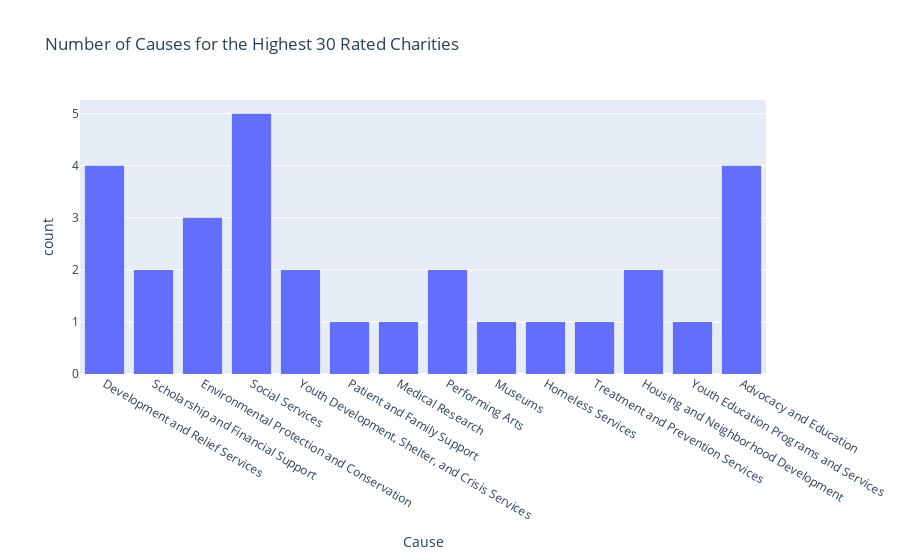

This figure's notebook cell:
### Markdown cell above
# Below are the plotly versions of the graphs I made above. One thing to note is that for some reason they don't show up on Github so you would have to download the library and run it yourself

### Code cell
px.histogram(data_frame = df.nlargest(30, 'Overall Rating'), x = 'Cause', title = 'Number of Causes for the Highest 30 Rated Charities')

### Figure 1 — Plotly figure (JSON) as saved in the notebook; plotly's stock layout.template omitted (floating-point values rounded to 4 significant figures)
{"data": [{"alignmentgroup": "True", "bingroup": "x", "hovertemplate": "Cause=%{x}<br>count=%{y}<extra></extra>", "legendgroup": "", "marker": {"color": "#636efa", "pattern": {"shape": ""}}, "name": "", "offsetgroup": "", "orientation": "v", "showlegend": false, "type": "histogram", "x": ["Development and Relief Services", "Scholarship and Financial Support", "Environmental Protection and Conservation", "Social Services", "Youth Development, Shelter, and Crisis Services", "Development and Relief Services", "Patient and Family Support", "Medical Research", "Performing Arts", "Youth Development, Shelter, and Crisis Services", "Museums", "Social Services", "Homeless Services", "Treatment and Prevention Services", "Environmental Protection and Conservation", "Housing and Neighborhood Development", "Housing and Neighborhood Development", "Scholarship and Financial Support", "Social Services", "Youth Education Programs and Services", "Advocacy and Education", "Advocacy and Education", "Advocacy and Education", "Environmental Protection and Conservation", "Development and Relief Services", "Social Services", "Social Services", "Advocacy and Education", "Performing Arts", "Development and Relief Services"], "xaxis": "x", "yaxis": "y"}], "layout": {"barmode": "relative", "legend": {"tracegroupgap": 0}, "title": {"text": "Number of Causes for the Highest 30 Rated Charities"}, "xaxis": {"anchor": "y", "domain": [0, 1], "title": {"text": "Cause"}}, "yaxis": {"anchor": "x", "domain": [0, 1], "title": {"text": "count"}}}}
